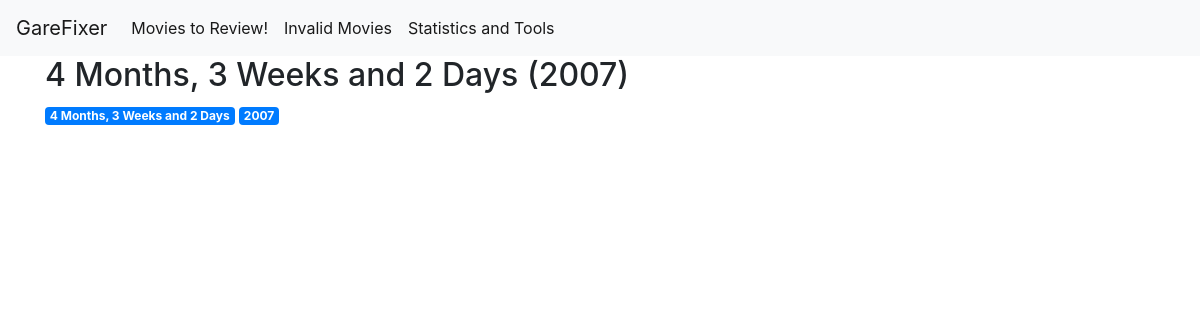
Before: /movie/27 with the older database file.
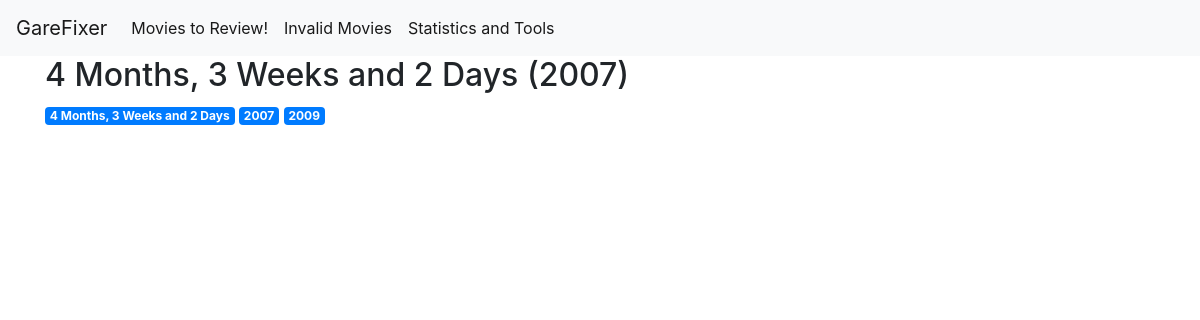
After: the same page with the newer database file.
### tables this page shows
CREATE TABLE Movies (
            id INTEGER PRIMARY KEY,
            title TEXT NOT NULL,
            year INTEGER,
            imdb_id TEXT,
            tmdb_id TEXT,
            UNIQUE(title, year)
        );

### movieapp.py (the view)
@app.route('/movie/<int:movie_id>')
def movie(movie_id):
    return render_template('movie.html', movie=get_movie(movie_id)[0])

### BackendCaller.py (called while the page is built)
def safe(func):
    def db_call(*args, **kwargs):
        db = mdb.MoviesDB()
        thing = func(db, *args, **kwargs)
        db.close()
        if thing is None:
            raise Exception("DB function returned None")
        return thing
    return db_call

def make_query(sql_string):
    def query_wrapper(db, *args):
        return db.query(sql_string, *args)
    return query_wrapper

### MoviesDB.py (called while the page is built)
    def __del__(self):
        if self.conn is not None:
            self.conn.close()

    def close(self):
        if self.conn is not None:
            self.conn.close()
            self.conn = None

    def query(self, sql_string, *args):
        if self.conn is None:
            return
        self.conn.row_factory = sqlite3.Row
        cur = self.conn.cursor()
        cur.execute(sql_string, args)
        return cur.fetchall()

### templates/movie.html (shortened to what this page needs)
{% extends 'base.html' %}
{% block content %}
    <h2>{% block title %} {{ movie.title }} ({{ movie.year }}) {% endblock %}</h2>
    <span class="badge badge-primary">{{ movie.title }}</span>
    <span class="badge badge-primary">{{ movie.year }}</span>
    <span class="badge badge-primary">{{ movie.tmdb_id }}</span>
{% endblock %}

Changed rows visible on the page:
changed Movies "4 Months, 3 Weeks and 2 Days": tmdb_id (not shown) → "2009"
